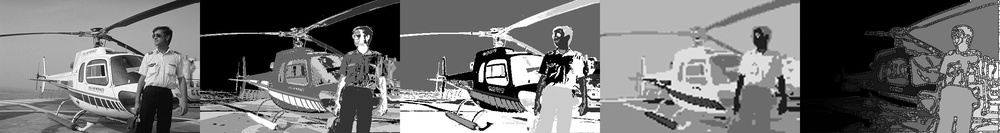
%> input picture lab5_bsds/ExtraCredit/img/Heli.jpg, 1000 x 133 px, shrunk from 2405 x 321 before the run
$ octave --eval "result = WatershedSegment(imread('../img/Heli.jpg'));"   (GNU Octave 9; MATLAB toolbox functions it lacks are replaced by stand-ins)
%> lines starting %> are read from the running program, lines starting %| are printed output that depends on the picture; in (x1, y1, x2, y2) boxes, pixels count from 0 and x2, y2 are one past the last pixel; in counts of white or black regions, pixels touching at a corner belong together; the program's own positions count from 1
function clustered = WatershedSegment(img)

img=rgb2gray(img);
%> img is the input picture: size 133x1000 uint8; min 0, max 255, mean 114.5
img= medfilt2(img,[10,10]);
borders= edge(img,'Canny');
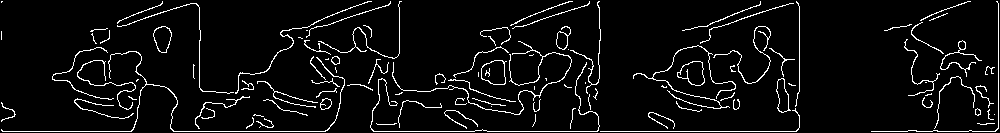
%> borders: size 133x1000 logical; 5.8% white in thin lines or dots

se = strel('rectangle',[4,4]);

bordersD = imdilate(borders,se);
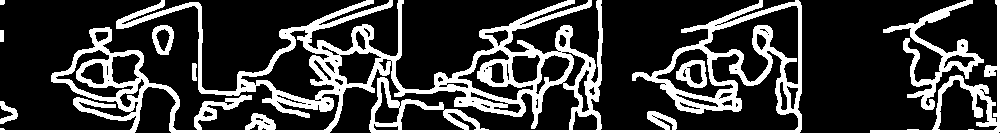
%> bordersD: size 133x1000 logical; 24.2% white; 9 white regions, largest, box (x1, y1, x2, y2) and area: (0, 0, 802, 133) 26832, (883, 0, 984, 110) 2240, (870, 0, 1000, 133) 1953
bordersF1=1-bordersD;

img = imimposemin(img, bordersF1);
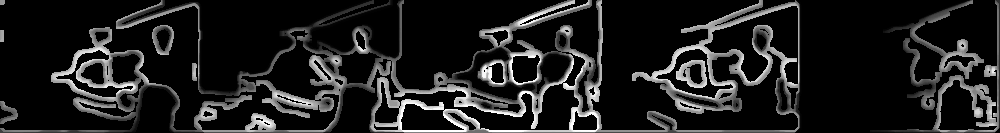
%> img: size 133x1000 uint8; min 0, max 255, mean 31
hy = fspecial('sobel');
hx = hy';%Filter for the borders in the other orientation

Iy = imfilter(double(img), hy, 'replicate');
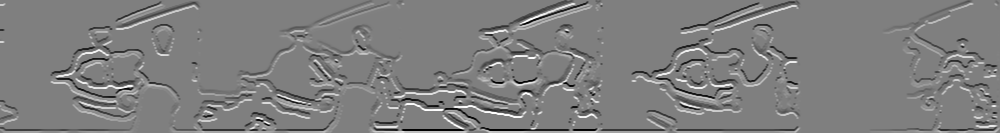
%> Iy: size 133x1000 double; min -1020, max 1020, mean -3.3; drawn with min black and max white
Ix = imfilter(double(img), hx, 'replicate');
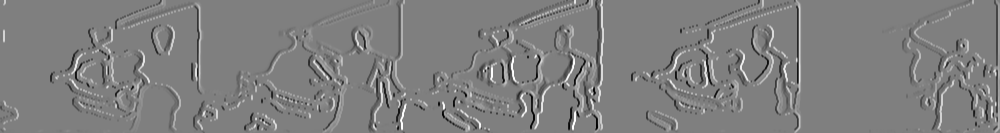
%> Ix: size 133x1000 double; min -1015, max 1020, mean -0.1; drawn with min black and max white
grad = sqrt(Ix.^2 + Iy.^2);
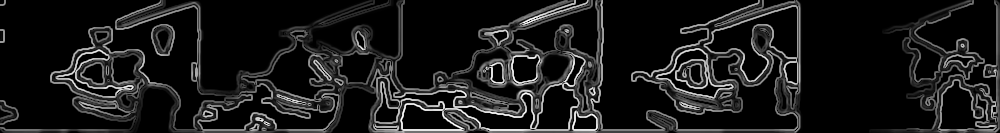
%> grad: size 133x1000 double; min 0, max 1140.4, mean 119; drawn with min black and max white
% watersheds
clustered = watershed(grad);
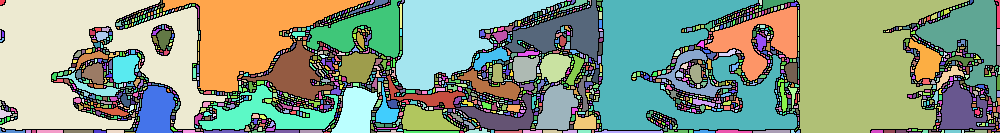
%> clustered: size 133x1000 uint16; 2351 distinct labels, from 0 to 2350; one colour per label, 0 black


end

$ run again, on lab5_bsds/ExtraCredit/img/Kidshsvxy.jpg
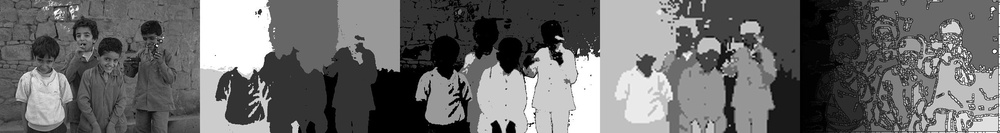
%> input picture lab5_bsds/ExtraCredit/img/Kidshsvxy.jpg, 1000 x 133 px, shrunk from 2405 x 321 before the run
%> in WatershedSegment, img is the input picture: size 133x1000 uint8; min 0, max 255, mean 107.4
%> in WatershedSegment, `borders= edge(img,'Canny');`:
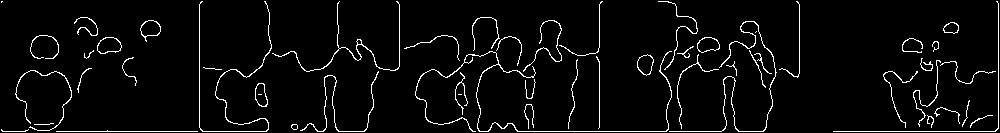
%> borders: size 133x1000 logical; 4.2% white in thin lines or dots
%> bordersD: size 133x1000 logical; 17.6% white; 15 white regions, largest, box (x1, y1, x2, y2) and area: (403, 0, 802, 133) 10944, (0, 0, 402, 133) 6180, (832, 0, 1000, 133) 3254
%> in WatershedSegment, `clustered = watershed(grad);`:
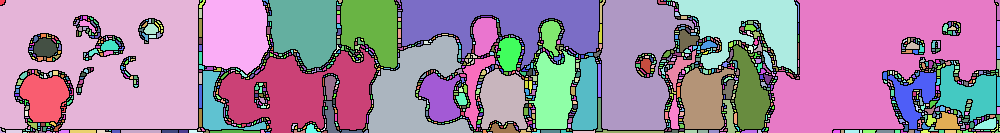
%> clustered: size 133x1000 uint16; 1550 distinct labels, from 0 to 1549; one colour per label, 0 black

$ run again, on lab5_bsds/ExtraCredit/img/LABSample.jpg
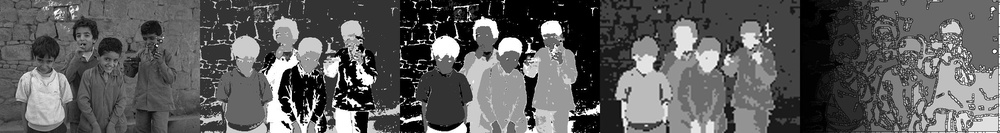
%> input picture lab5_bsds/ExtraCredit/img/LABSample.jpg, 1000 x 133 px, shrunk from 2405 x 321 before the run
%> in WatershedSegment, img is the input picture: size 133x1000 uint8; min 0, max 255, mean 92.6
%> in WatershedSegment, `borders= edge(img,'Canny');`:
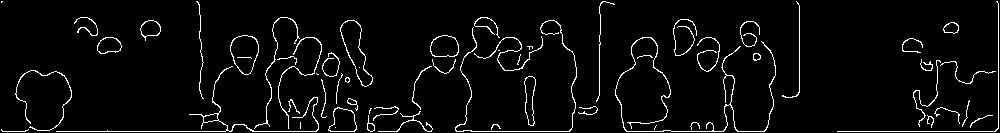
%> borders: size 133x1000 logical; 4.3% white in thin lines or dots
%> bordersD: size 133x1000 logical; 17.7% white; 19 white regions, largest, box (x1, y1, x2, y2) and area: (0, 16, 360, 133) 6593, (614, 20, 778, 133) 3600, (454, 16, 600, 133) 3287
%> in WatershedSegment, `clustered = watershed(grad);`:
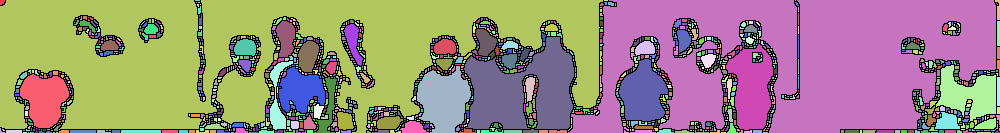
%> clustered: size 133x1000 uint16; 1610 distinct labels, from 0 to 1609; one colour per label, 0 black

$ run again, on lab5_bsds/ExtraCredit/img/LABXYSample.jpg
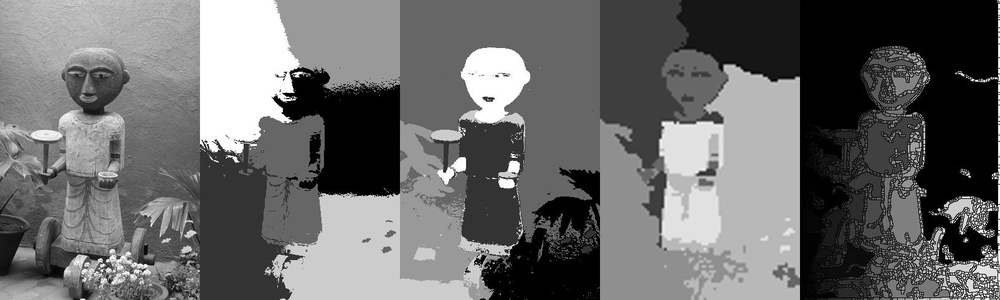
%> input picture lab5_bsds/ExtraCredit/img/LABXYSample.jpg, 1000 x 300 px, shrunk from 1605 x 481 before the run
%> in WatershedSegment, img is the input picture: size 300x1000 uint8; min 0, max 255, mean 105.6
%> borders: size 300x1000 logical; 3% white in thin lines or dots
%> bordersD: size 300x1000 logical; 12.7% white; 15 white regions, largest, box (x1, y1, x2, y2) and area: (0, 0, 802, 300) 26623, (833, 45, 1000, 300) 5601, (0, 220, 105, 289) 1840
%> in WatershedSegment, `clustered = watershed(grad);`:
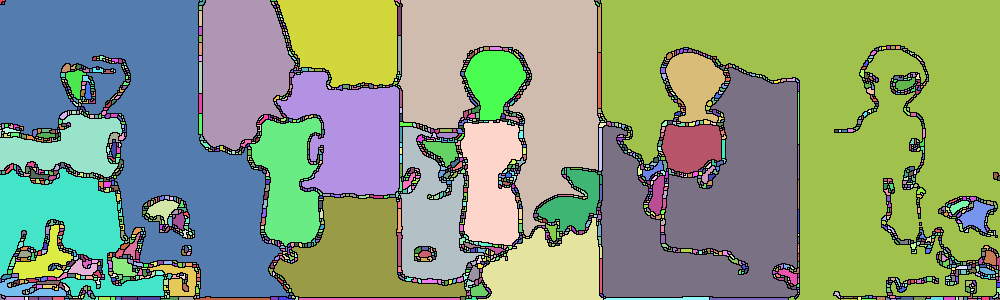
%> clustered: size 300x1000 uint16; 2319 distinct labels, from 0 to 2318; one colour per label, 0 black
